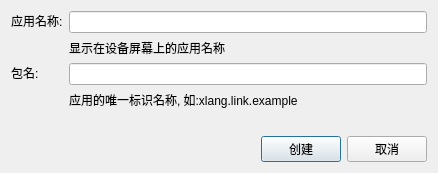
<?xml version="1.0" encoding="UTF-8"?>
<ui version="4.0">
 <class>MainWindow</class>
 <widget class="QDialog" name="MainWindow">
  <property name="geometry">
   <rect>
    <x>0</x>
    <y>0</y>
    <width>438</width>
    <height>173</height>
   </rect>
  </property>
  <property name="windowTitle">
   <string>新建Android项目</string>
  </property>
  <layout class="QVBoxLayout" name="verticalLayout" stretch="0,1,0">
   <item>
    <layout class="QHBoxLayout" name="horizontalLayout">
     <item>
      <layout class="QVBoxLayout" name="verticalLayout_2">
       <item>
        <widget class="QLabel" name="label">
         <property name="text">
          <string>应用名称:</string>
         </property>
        </widget>
       </item>
       <item>
        <widget class="QLabel" name="label_3">
         <property name="text">
          <string/>
         </property>
        </widget>
       </item>
       <item>
        <widget class="QLabel" name="label_2">
         <property name="text">
          <string>包名:</string>
         </property>
        </widget>
       </item>
       <item>
        <widget class="QLabel" name="label_5">
         <property name="text">
          <string/>
         </property>
        </widget>
       </item>
      </layout>
     </item>
     <item>
      <layout class="QVBoxLayout" name="verticalLayout_3">
       <item>
        <widget class="QLineEdit" name="edtappname"/>
       </item>
       <item>
        <widget class="QLabel" name="label_4">
         <property name="text">
          <string>显示在设备屏幕上的应用名称</string>
         </property>
        </widget>
       </item>
       <item>
        <widget class="QLineEdit" name="edtpackage"/>
       </item>
       <item>
        <widget class="QLabel" name="label_6">
         <property name="text">
          <string>应用的唯一标识名称, 如:xlang.link.example</string>
         </property>
        </widget>
       </item>
      </layout>
     </item>
    </layout>
   </item>
   <item>
    <widget class="QWidget" name="widget" native="true"/>
   </item>
   <item>
    <layout class="QHBoxLayout" name="horizontalLayout_3" stretch="1,0,0">
     <item>
      <widget class="QWidget" name="widget_2" native="true"/>
     </item>
     <item>
      <widget class="QPushButton" name="btnok">
       <property name="text">
        <string>创建</string>
       </property>
      </widget>
     </item>
     <item>
      <widget class="QPushButton" name="btncancel">
       <property name="text">
        <string>取消</string>
       </property>
      </widget>
     </item>
    </layout>
   </item>
  </layout>
 </widget>
 <resources/>
 <connections/>
</ui>
